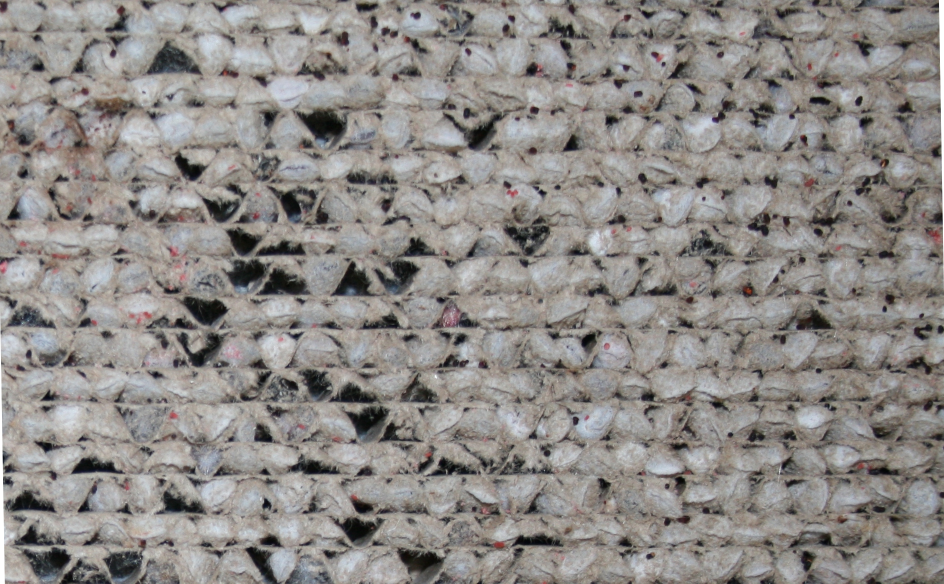
#> input picture Oefening/IMG_416gaps.jpg, 1888 x 1167 px (shown at 1/2 size)
$ python Image_Segmentation_ver2.py
#> lines starting #> are read from the running program, lines starting #| are printed output that depends on the picture; after the words box and inside, x2 and y2 are one past the last pixel; in counts of white or black regions, pixels touching at a corner belong together; long printed decimals are rounded
import numpy as np
import cv2

img = cv2.imread('IMG_416gaps.jpg')
#> img is the input picture: shape (1167, 1888, 3); mean B, G, R 134.5, 137.6, 141.5
grey = cv2.cvtColor(img, cv2.COLOR_RGB2GRAY)
ret, thresh = cv2.threshold(grey,75,255,cv2.THRESH_BINARY)
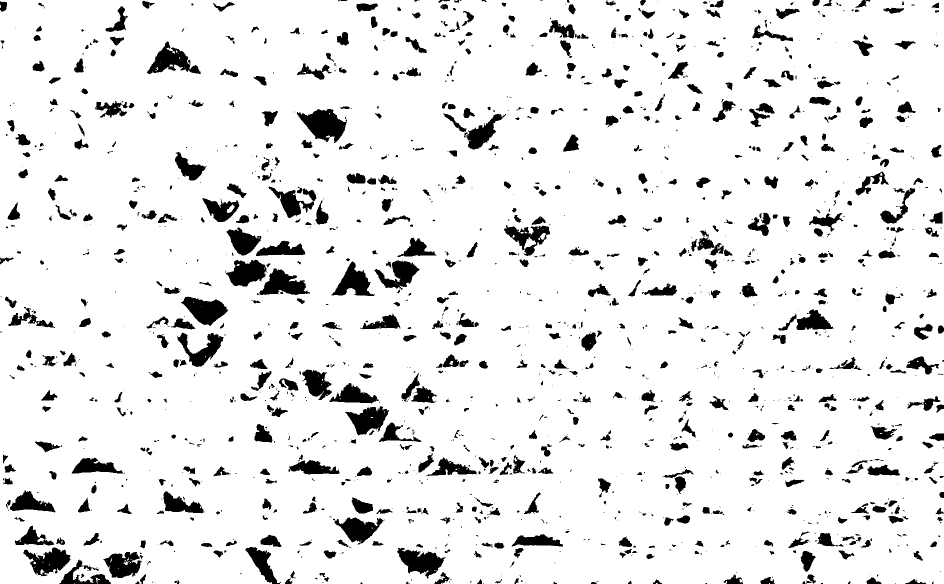
#> thresh: shape (1167, 1888) (shown at 1/2 size); 91% white; 1581 black regions (800 under 20 px), largest, box (x1, y1, x2, y2) and area: (594, 218, 694, 286) 3887, (362, 593, 456, 652) 3118, (794, 1096, 891, 1157) 3106

cv2.namedWindow("thresh", cv2.WINDOW_NORMAL)
cv2.imshow('thresh', thresh)
cv2.waitKey()
cv2.destroyAllWindows()

kernal = np.ones((3,3),np.uint8)
opening3 = cv2.morphologyEx(thresh, cv2.MORPH_CLOSE,kernal, iterations =1)
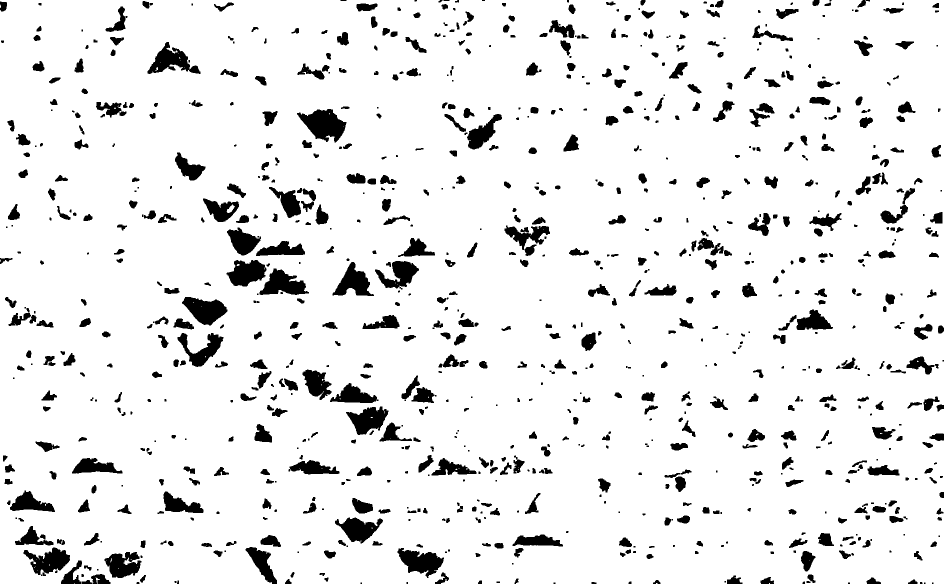
#> opening3: shape (1167, 1888) (shown at 1/2 size); 91.5% white; 938 black regions (199 under 20 px), largest, box (x1, y1, x2, y2) and area: (594, 218, 693, 285) 3849, (364, 594, 455, 651) 3108, (795, 1096, 888, 1156) 3058

cv2.namedWindow("opening3", cv2.WINDOW_NORMAL)
cv2.imshow('opening3', opening3)
cv2.waitKey()
cv2.destroyAllWindows()

kernal = np.ones((4,4),np.uint8)
opening2 = cv2.morphologyEx(opening3, cv2.MORPH_CLOSE,kernal, iterations =5)
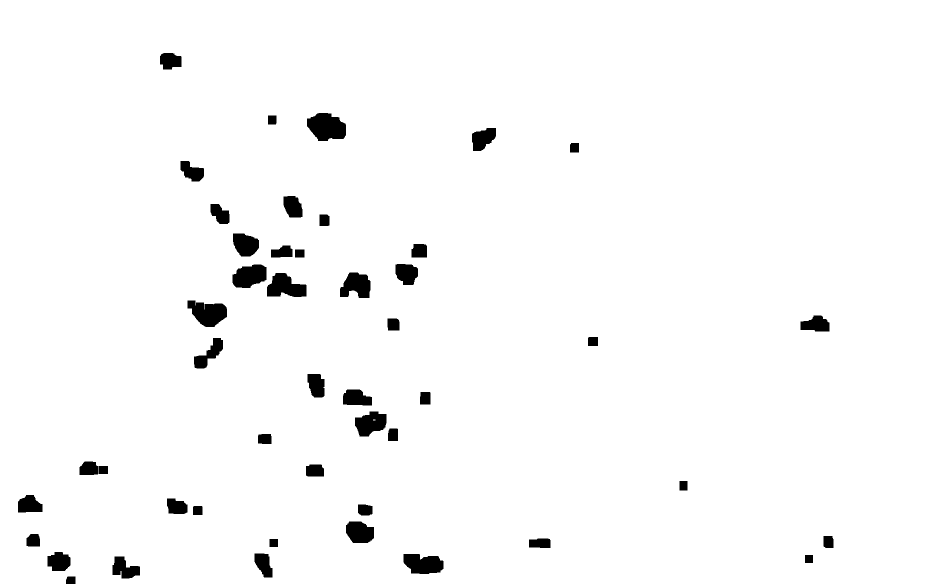
#> opening2: shape (1167, 1888) (shown at 1/2 size); 97.6% white; 47 black regions, largest, box (x1, y1, x2, y2) and area: (614, 226, 692, 282) 3290, (375, 601, 454, 654) 2827, (534, 546, 613, 594) 2598

cv2.namedWindow("opening2", cv2.WINDOW_NORMAL)
cv2.imshow('opening2', opening2)
cv2.waitKey()
cv2.destroyAllWindows()


imgSize = opening2.size
#> imgSize = 2203296
nonBlack = cv2.countNonZero(opening2)
#> nonBlack = 2149711
black = imgSize-nonBlack
#> black = 53585

print(imgSize)
#| 2203296
print (black)
#| 53585

gap = 590688/108          # size of hole in carton
hole = 56701/26           # pixel count for an open gap after image processing
holes = round(black/hole,0)
#> holes = 25
gaps_total = imgSize/gap
#> gaps_total = 402.8

strHoles = "I count " + str(holes) + " holes."
#> strHoles = 'I count 25.0 holes.'
print(strHoles)
#| I count 25.0 holes.

strGaps = "I count " + str(gaps_total) + " gaps."
#> strGaps = 'I count 402.84544124817165 gaps.'
print(strGaps )
#| I count 402.845 gaps.

percentage = round((gaps_total-holes)/gaps_total,2)*100
#> percentage = 94
strGrade = "\nThat's a " + str(percentage) + "-grade board."
print(strGrade)
#| That's a 94.0-grade board.

# [6 lines of commented-out code are left out]

$ run again, with Oefening/IMG_108gaps.jpg copied over Oefening/IMG_416gaps.jpg
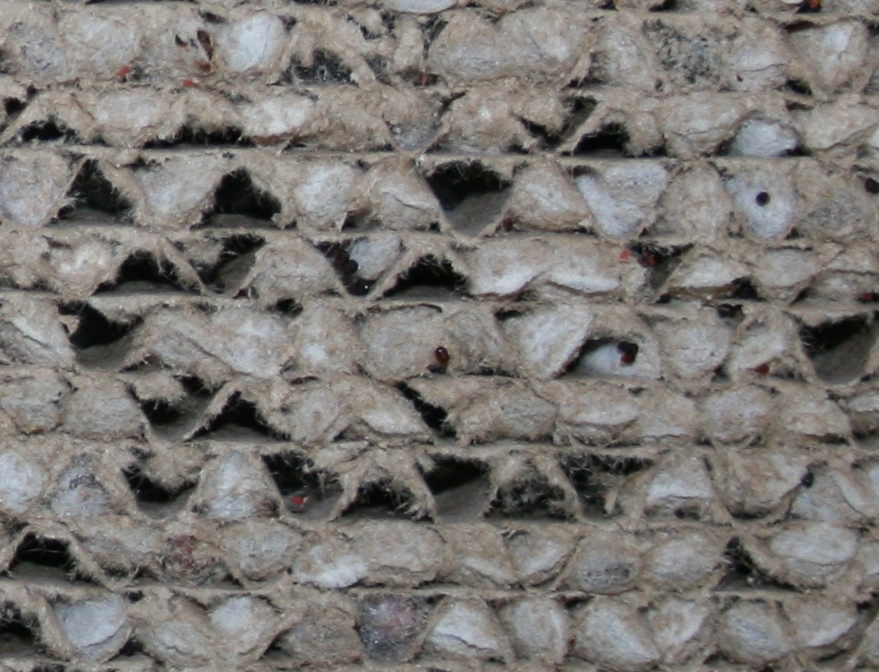
#> input picture Oefening/IMG_108gaps.jpg, 879 x 672 px
#> img is the input picture: shape (672, 879, 3); mean B, G, R 115.1, 118.7, 121.7
#> `ret, thresh = cv2.threshold(grey,75,255,cv2.THRESH_BINARY)`:
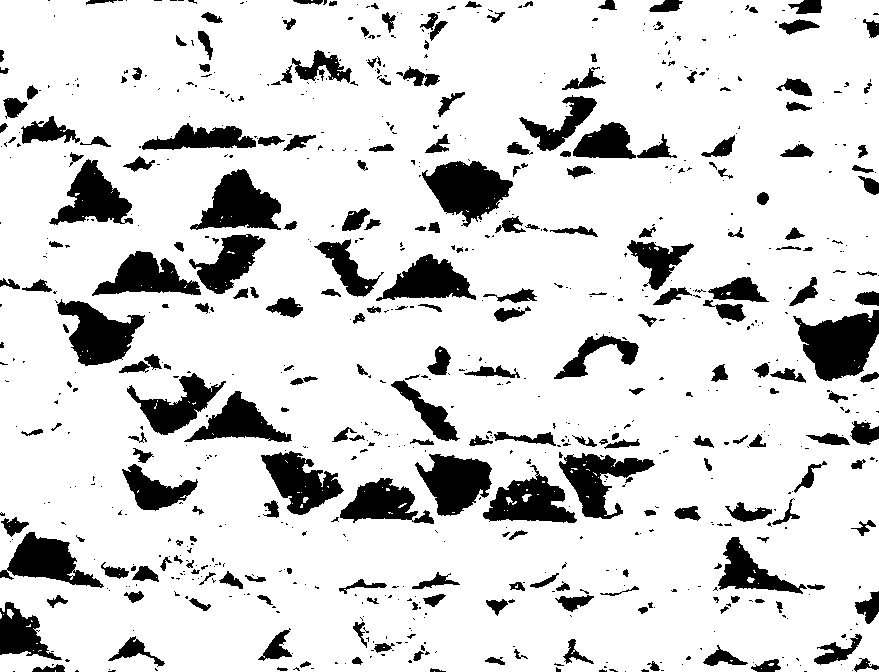
#> thresh: shape (672, 879); 84.4% white; 816 black regions (565 under 20 px), largest, box (x1, y1, x2, y2) and area: (793, 310, 879, 381) 3851, (422, 161, 513, 227) 3431, (190, 169, 281, 230) 3127
#> opening3: shape (672, 879); 85.5% white; 330 black regions (98 under 20 px), largest, box (x1, y1, x2, y2) and area: (795, 310, 879, 381) 3827, (422, 161, 513, 226) 3359, (198, 169, 281, 229) 3057
#> `opening2 = cv2.morphologyEx(opening3, cv2.MORPH_CLOSE,kernal, iteratio..`:
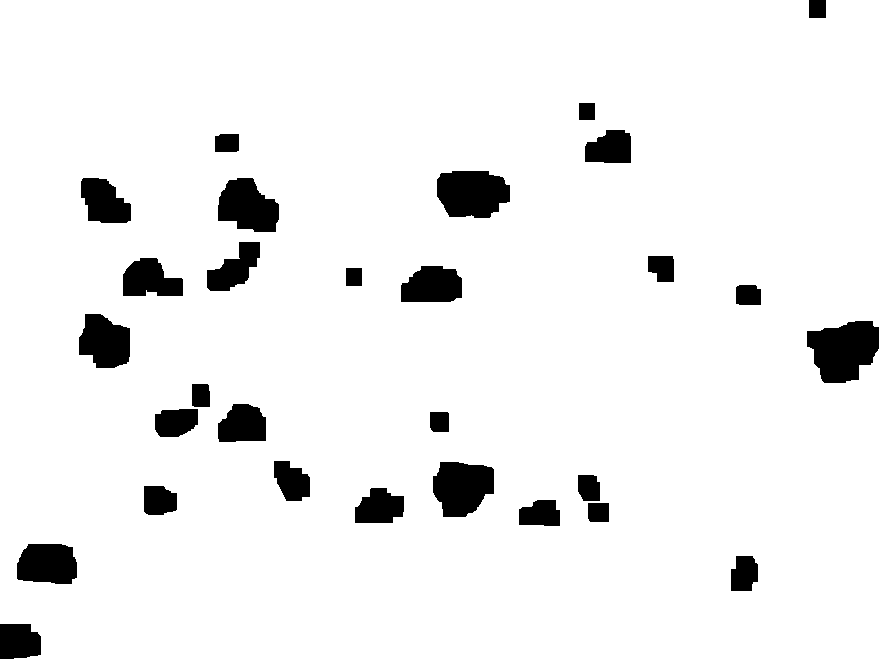
#> opening2: shape (672, 879); 93.9% white; 29 black regions, largest, box (x1, y1, x2, y2) and area: (807, 321, 879, 383) 3280, (437, 171, 510, 218) 2833, (433, 462, 494, 517) 2619
#> nonBlack = 554655
#> black = 36033
#| 590688
#| 36033
#> holes = 17
#> strHoles = 'I count 17.0 holes.'
#| I count 17.0 holes.
#| I count 108.0 gaps.
#> percentage = 84
#| That's a 84.0-grade board.

$ run again, with Oefening/IMG_63gaps.jpg copied over Oefening/IMG_416gaps.jpg
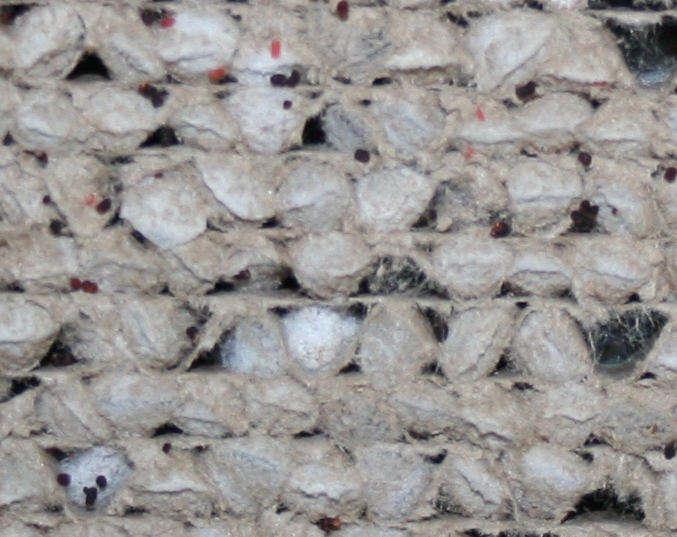
#> input picture Oefening/IMG_63gaps.jpg, 677 x 537 px
#> img is the input picture: shape (537, 677, 3); mean B, G, R 147.9, 149.8, 152.6
#> `ret, thresh = cv2.threshold(grey,75,255,cv2.THRESH_BINARY)`:
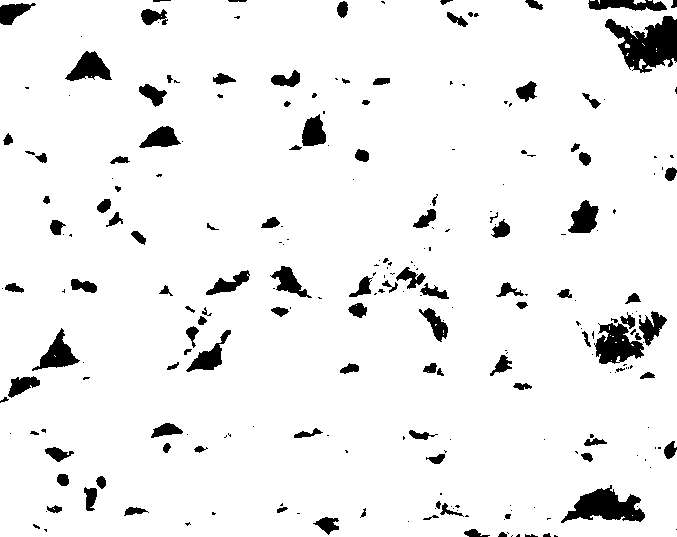
#> thresh: shape (537, 677); 93.7% white; 251 black regions (139 under 20 px), largest, box (x1, y1, x2, y2) and area: (605, 16, 677, 73) 2321, (561, 485, 645, 523) 1675, (594, 323, 644, 364) 1254
#> opening3: shape (537, 677); 94.1% white; 139 black regions (39 under 20 px), largest, box (x1, y1, x2, y2) and area: (605, 16, 677, 72) 2238, (564, 488, 645, 521) 1631, (596, 324, 644, 364) 1214
#> `opening2 = cv2.morphologyEx(opening3, cv2.MORPH_CLOSE,kernal, iteratio..`:
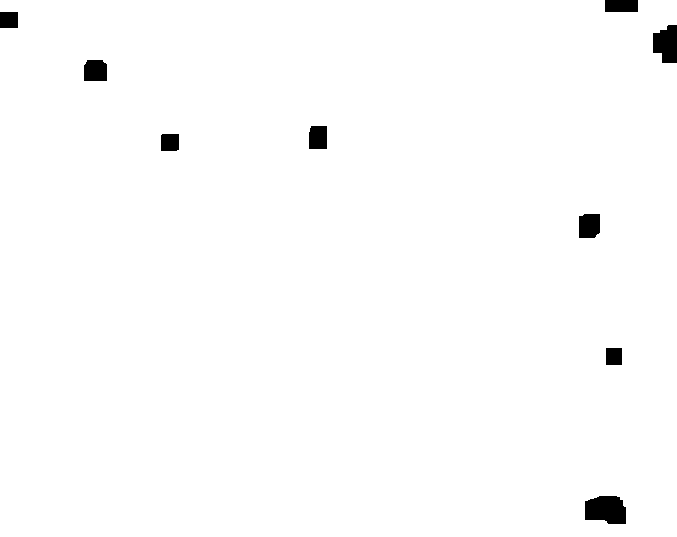
#> opening2: shape (537, 677); 98.8% white; 9 black regions, largest, box (x1, y1, x2, y2) and area: (585, 496, 626, 524) 971, (653, 25, 677, 63) 730, (579, 214, 600, 238) 478
#> nonBlack = 359245
#> black = 4304
#| 363549
#| 4304
#> holes = 2
#> strHoles = 'I count 2.0 holes.'
#| I count 2.0 holes.
#| I count 66.470 gaps.
#> percentage = 97
#| That's a 97.0-grade board.
